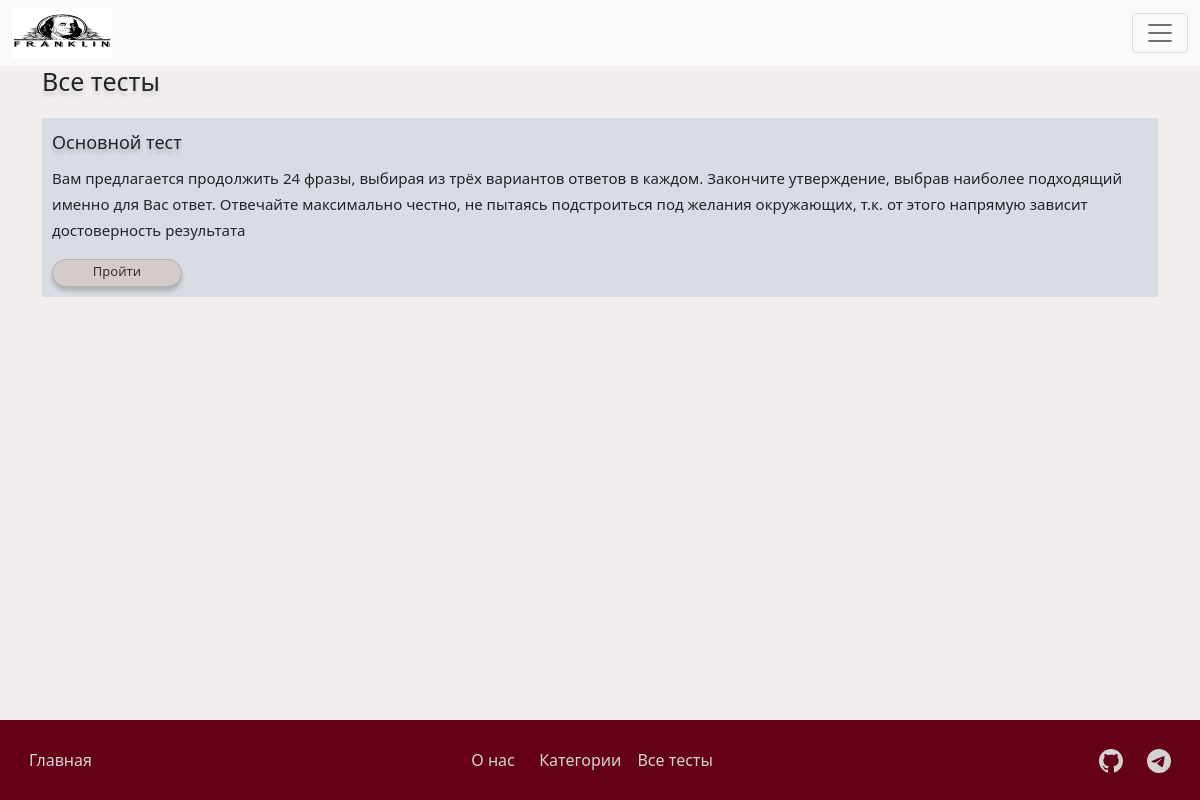
/tests, run on the app's committed database.
### models/tests.py (models this page shows)
class Tests(SqlAlchemyBase, SerializerMixin):
    __tablename__ = "tests"
    id = sqlalchemy.Column(sqlalchemy.Integer, autoincrement=True, primary_key=True)
    name = sqlalchemy.Column(sqlalchemy.String, nullable=True)
    description = sqlalchemy.Column(sqlalchemy.String, nullable=True)
    results = orm.relation("Results", back_populates="test")
    questions = orm.relation("Question", back_populates="test")

### main.py (the view)
@app.route("/tests")
def all_tests():
    db_sess = db_session.create_session()
    tests = db_sess.query(Tests).all()
    return render_template("tests.html",
                           title="Все тесты",
                           tests=tests)

### models/db_session.py (called while the page is built)
def create_session() -> Session:
    global __factory
    return __factory()

### templates/tests.html (shortened to what this page needs)
{% extends "base.html" %}
{% block content %}
{% for test in tests %}
  <div class="view">
    <h3 class="for-view">
      {{ test.name }}
    </h3>
    <p class="p-for-view">
      {{ test.description }}
    </p>
    <a class="a-standart-button" href="/tests/{{ test.id }}">
      Пройти
    </a>
  </div>
{% endfor %}
{% endblock %}

### static/css/style.css (style rules this page uses)
body { background: #F2EEEE; }
.view { background: #D9DCE2; margin-top: 20px; padding: 10px; }
a { text-decoration: none; color: #000000; }
h3.for-view { font-size: 18px; text-align: center; align-items: center; font-weight: 450; line-height: 29px; text-shadow: 0px 4px 4px rgba(0, 0, 0, 0.2); }
p.p-for-view { font-weight: 350; font-size: 15px; line-height: 26px; align-items: center; text-align: center; }
a.a-standart-button { background: #D5CBCB; border: 1px solid #B5B2B2; box-sizing: border-box; box-shadow: 0px 4px 4px rgba(0, 0, 0, 0.2); border-radius: 20px; width: 130px; height: 28px; display: block; font-weight: 400; color: #333333; font-size: 13px; line-height: 22px; align-items: center; text-align: center; }

### templates/tests.html (style rules this page uses)
h3.for-view { text-align: left; }
p.p-for-view { text-align: left; }

### data on the page
Tests: name "Основной тест", description "Вам предлагается продолжить 24 фразы, выбирая из трёх вариантов ответов в каждом. Закончите утверждение, выбрав наиболее подходящий именно для Вас ответ. Отвечайте максимально честно, не пытаясь подстроиться под желания окружающих, т.к. от этого напрямую зависит достоверность результата"

### other printed values
{{ title }} "Все тесты"
